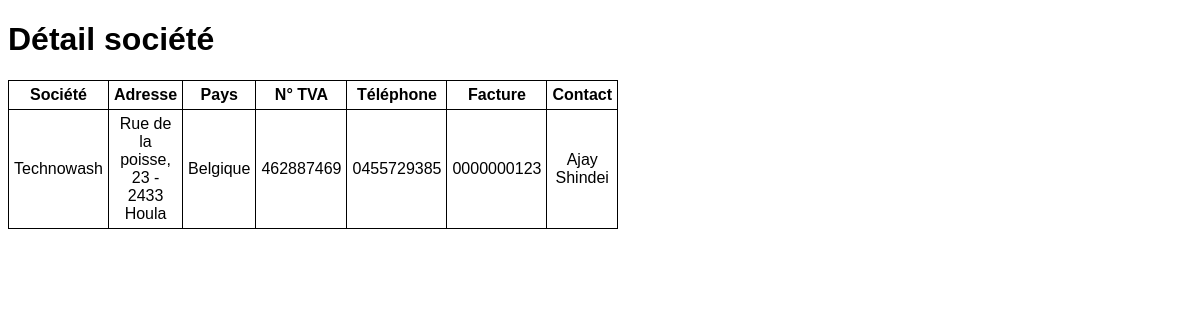
The page /models/detailsociete.php?id=1 on the database its author committed.
### tables this page shows
CREATE TABLE `factures` (
  `id_facture` int(11) NOT NULL,
  `facture_number` int(10) UNSIGNED ZEROFILL DEFAULT NULL,
  `date` date DEFAULT NULL,
  `prestation` varchar(45) DEFAULT NULL,
  `FK_societes` int(11) NOT NULL,
  `FK_personnes` int(11) NOT NULL
);

CREATE TABLE `societes` (
  `id_society` int(11) NOT NULL,
  `society_name` varchar(45) DEFAULT NULL,
  `society_adress` varchar(45) DEFAULT NULL,
  `country` varchar(45) DEFAULT NULL,
  `TVA` varchar(25) DEFAULT NULL,
  `society_phone` varchar(11) DEFAULT NULL,
  `FK_type` int(11) NOT NULL
);

CREATE TABLE `personnes` (
  `id_personnes` int(11) NOT NULL,
  `firstname` varchar(45) DEFAULT NULL,
  `lastname` varchar(45) DEFAULT NULL,
  `phone_number` int(11) UNSIGNED ZEROFILL DEFAULT NULL,
  `email` varchar(45) DEFAULT NULL,
  `FK_societes` int(11) NOT NULL
);

### models/detailsociete.php (the view, shortened to what this page needs)
<?php
try {
  $bdd = new PDO('mysql:host=localhost;dbname=cogipapp', 'root', 'root');
  $id_society=$_GET["id"];
  if (filter_var ($id_society, FILTER_VALIDATE_INT)) {
  $req = $bdd->prepare(
    'SELECT societes.*, factures.facture_number, personnes.firstname, personnes.lastname
    FROM societes
    LEFT JOIN factures ON societes.id_society = factures.FK_societes
    LEFT JOIN personnes ON societes.id_society = personnes.FK_societes
    WHERE id_society = :id_society ');
  $req->bindParam(':id_society', $id_society);
  $req->execute();
  function newrow(){
    global $req;
    foreach ($req as $row) {
      echo '<tr><td>' . $row["society_name"] . '</td><td>' . $row["society_adress"] . '</td><td>' . $row["country"] . '</td><td>' . $row["TVA"] . '</td><td>' . $row["society_phone"] . '</td><td>' . $row["facture_number"] . '</td><td>' . $row["firstname"] . ' ' . $row["lastname"] . '</td></tr>';
    }
  }
  }
  else {
    echo "Qu'est-ce tu fais là?!";
  }
}
catch (\Exception $e) {
  die('Erreur: ' . $e->getMessage());
}
 ?>
 <!DOCTYPE html>
 <html lang="fr" dir="ltr">
   <head>
     <link rel="stylesheet" href="../assets/css/basics.css">
   </head>
   <body>
     <h1>Détail société</h1>
     <table>
       <tr>
         <th>Société</th>
         <th>Adresse</th>
         <th>Pays</th>
         <th>N° TVA</th>
         <th>Téléphone</th>
         <th>Facture</th>
         <th>Contact</th>
       </tr>
       <?php newrow();  ?>
     </table>
   </body>
 </html>

### assets/css/basics.css (style rules this page uses)
body { font-family: arial, sans-serif; }
table, form { border-collapse: collapse; width: 600px; text-align: center; }
td, th { border-color: black; border-width: thin; border-style: solid; padding: 5px; }

### rows shown on the page
factures: FK_societes.society_name "Technowash", FK_societes.society_adress "Rue de la poisse, 23 - 2433 Houla", FK_societes.country "Belgique", FK_societes.TVA "462887469", FK_societes.society_phone "0455729385", facture_number "0000000123", FK_personnes.firstname "Ajay", FK_personnes.lastname "Shindei"
